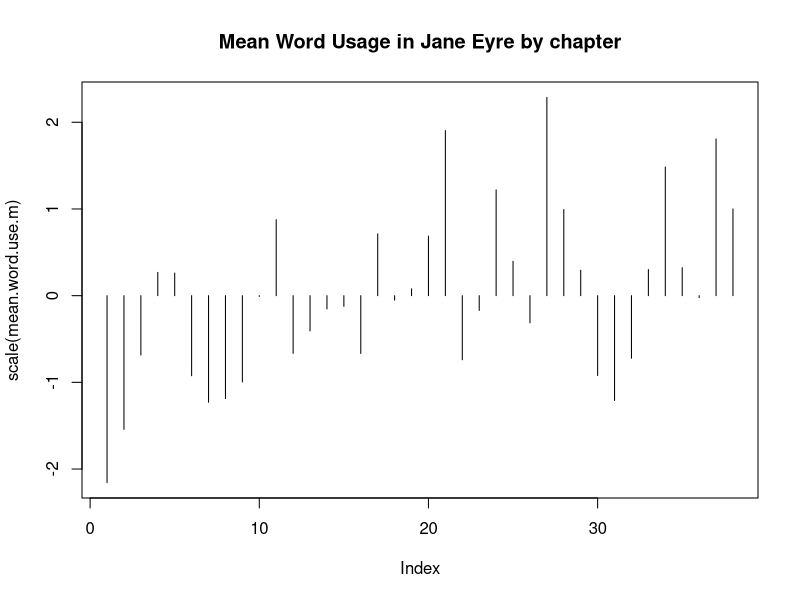

Generate this figure with R:
## ---- chunk 1
setwd("~/cyberdh/HILT-demo")
## ---- chunk 2
library(knitr)
library(markdown)
library(rmarkdown)
library(ggplot2)
## ---- chunk 3
text.v <- scan("janeEyre.txt", what="character", sep="\n")
text.v <- c(text.v, "END")
## ---- chunk 4
chapter.positions.v <- grep("^CHAPTER ", text.v)
last.position.v <- length(text.v)
chapter.positions.v <- c(chapter.positions.v, last.position.v)
## ---- chunk 5
chapter.raws.l <- list()
chapter.freqs.l <- list()

for (i in 1:length(chapter.positions.v)) {
  if (i != length(chapter.positions.v)) {
    chapter.number <- text.v[chapter.positions.v[i]]
    start <- chapter.positions.v[i] +1
    end <- chapter.positions.v[i+1] -1
    chapter.v <- text.v[start:end]
    chapter.words.v <- tolower(paste(chapter.v, collapse= " "))
    chapter.words.l <- strsplit(chapter.words.v, "\\W")
    chapter.word.v <- unlist(chapter.words.l)
    chapter.word.v <- chapter.word.v[which(chapter.word.v != "")]
    chapter.freqs.t <- table(chapter.word.v)
    chapter.raws.l[[chapter.number]] <- chapter.freqs.t
    chapter.freqs.t.rel <- 100*(chapter.freqs.t/sum(chapter.freqs.t))
    chapter.freqs.l[[chapter.number]] <- chapter.freqs.t.rel
  }
}
## ---- chunk 6
mean.word.use.m <- do.call(rbind, lapply(chapter.raws.l, mean))
## ---- chunk 7
plot(scale(mean.word.use.m), type="h", main = "Mean Word Usage in Jane Eyre by chapter")
